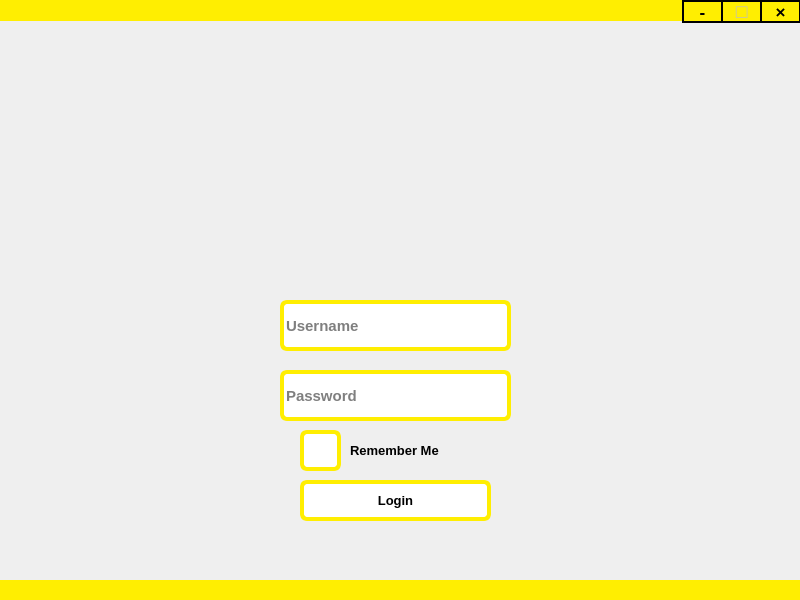
<?xml version="1.0" encoding="UTF-8"?>
<ui version="4.0">
 <class>MainWindow</class>
 <widget class="QMainWindow" name="MainWindow">
  <property name="geometry">
   <rect>
    <x>0</x>
    <y>0</y>
    <width>800</width>
    <height>600</height>
   </rect>
  </property>
  <property name="windowTitle">
   <string>MainWindow</string>
  </property>
  <property name="windowIcon">
   <iconset>
    <normaloff>iconb.png</normaloff>iconb.png</iconset>
  </property>
  <property name="styleSheet">
   <string notr="true">QWidget{
}
QLineEdit{
border: 4px solid #ffee01;
border-radius: 7px;
}
QPushButton{
background: white;
border: 4px solid #ffee01;
border-radius: 7px;
}
QPushButton:pressed{
color: #ffee01;
}</string>
  </property>
  <widget class="QWidget" name="centralwidget">
   <widget class="QLineEdit" name="linUser">
    <property name="geometry">
     <rect>
      <x>280</x>
      <y>300</y>
      <width>231</width>
      <height>51</height>
     </rect>
    </property>
    <property name="font">
     <font>
      <pointsize>11</pointsize>
      <weight>75</weight>
      <bold>true</bold>
     </font>
    </property>
    <property name="placeholderText">
     <string>Username</string>
    </property>
   </widget>
   <widget class="QLineEdit" name="linPass">
    <property name="geometry">
     <rect>
      <x>280</x>
      <y>370</y>
      <width>231</width>
      <height>51</height>
     </rect>
    </property>
    <property name="font">
     <font>
      <pointsize>11</pointsize>
      <weight>75</weight>
      <bold>true</bold>
     </font>
    </property>
    <property name="placeholderText">
     <string>Password</string>
    </property>
   </widget>
   <widget class="QPushButton" name="btnLogin">
    <property name="geometry">
     <rect>
      <x>300</x>
      <y>480</y>
      <width>191</width>
      <height>41</height>
     </rect>
    </property>
    <property name="font">
     <font>
      <pointsize>10</pointsize>
      <weight>75</weight>
      <bold>true</bold>
     </font>
    </property>
    <property name="text">
     <string>Login</string>
    </property>
   </widget>
   <widget class="QPushButton" name="chckRem">
    <property name="geometry">
     <rect>
      <x>300</x>
      <y>430</y>
      <width>41</width>
      <height>41</height>
     </rect>
    </property>
    <property name="text">
     <string/>
    </property>
   </widget>
   <widget class="QLabel" name="lblRem">
    <property name="geometry">
     <rect>
      <x>350</x>
      <y>440</y>
      <width>131</width>
      <height>21</height>
     </rect>
    </property>
    <property name="font">
     <font>
      <pointsize>10</pointsize>
      <weight>75</weight>
      <bold>true</bold>
     </font>
    </property>
    <property name="text">
     <string>Remember Me</string>
    </property>
   </widget>
   <widget class="QLabel" name="lblLogo">
    <property name="geometry">
     <rect>
      <x>330</x>
      <y>190</y>
      <width>131</width>
      <height>101</height>
     </rect>
    </property>
    <property name="text">
     <string/>
    </property>
    <property name="pixmap">
     <pixmap>logo2.png</pixmap>
    </property>
    <property name="scaledContents">
     <bool>true</bool>
    </property>
   </widget>
   <widget class="QLabel" name="lblFooter">
    <property name="geometry">
     <rect>
      <x>0</x>
      <y>580</y>
      <width>801</width>
      <height>21</height>
     </rect>
    </property>
    <property name="styleSheet">
     <string notr="true">QWidget{
background: #ffee01;
}</string>
    </property>
    <property name="text">
     <string/>
    </property>
   </widget>
   <widget class="QPushButton" name="btnExit">
    <property name="geometry">
     <rect>
      <x>760</x>
      <y>0</y>
      <width>41</width>
      <height>23</height>
     </rect>
    </property>
    <property name="font">
     <font>
      <pointsize>13</pointsize>
      <weight>75</weight>
      <bold>true</bold>
     </font>
    </property>
    <property name="styleSheet">
     <string notr="true">QWidget{
border: 2px solid black;
background:  #ffee01;
border-radius: 0px;
}
QWidget:hover{
background: red;
color: white;
}
</string>
    </property>
    <property name="text">
     <string>×</string>
    </property>
   </widget>
   <widget class="QPushButton" name="btnMinimize">
    <property name="geometry">
     <rect>
      <x>682</x>
      <y>0</y>
      <width>41</width>
      <height>23</height>
     </rect>
    </property>
    <property name="font">
     <font>
      <pointsize>13</pointsize>
      <weight>75</weight>
      <bold>true</bold>
     </font>
    </property>
    <property name="styleSheet">
     <string notr="true">QWidget{
border: 2px solid black;
background:  #ffee01;
border-radius: 0px;
}
QWidget:hover{
color: white;
}</string>
    </property>
    <property name="text">
     <string>-</string>
    </property>
   </widget>
   <widget class="QLabel" name="lblHeader">
    <property name="geometry">
     <rect>
      <x>-1</x>
      <y>0</y>
      <width>801</width>
      <height>21</height>
     </rect>
    </property>
    <property name="styleSheet">
     <string notr="true">QWidget{
background: #ffee01;
}</string>
    </property>
    <property name="text">
     <string/>
    </property>
   </widget>
   <widget class="QPushButton" name="btnMaximize">
    <property name="enabled">
     <bool>false</bool>
    </property>
    <property name="geometry">
     <rect>
      <x>721</x>
      <y>0</y>
      <width>41</width>
      <height>23</height>
     </rect>
    </property>
    <property name="font">
     <font>
      <pointsize>14</pointsize>
      <weight>75</weight>
      <bold>true</bold>
     </font>
    </property>
    <property name="styleSheet">
     <string notr="true">QWidget{
border: 2px solid black;
background:  #ffee01;
border-radius: 0px;
}
QWidget:hover{
color: white;
}</string>
    </property>
    <property name="text">
     <string>□</string>
    </property>
   </widget>
   <zorder>lblHeader</zorder>
   <zorder>linUser</zorder>
   <zorder>linPass</zorder>
   <zorder>btnLogin</zorder>
   <zorder>chckRem</zorder>
   <zorder>lblRem</zorder>
   <zorder>lblLogo</zorder>
   <zorder>lblFooter</zorder>
   <zorder>btnExit</zorder>
   <zorder>btnMinimize</zorder>
   <zorder>btnMaximize</zorder>
  </widget>
 </widget>
 <resources/>
 <connections/>
</ui>
